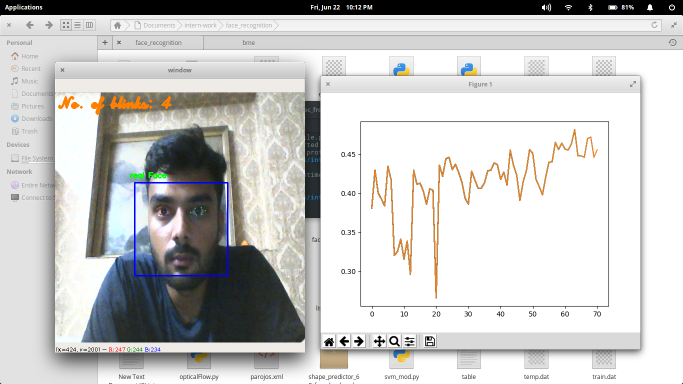
#> input picture eye-blinking.png, 1366 x 768 px, given in place of the camera (shown at 1/2 size)
$ python generate.py
#> lines starting #> are read from the running program, lines starting #| are printed output that depends on the picture
import cv2

def generate():
    face_cascade = cv2.CascadeClassifier('./cascades/haarcascade_frontalface_default.xml')
    eye_cascade = cv2.CascadeClassifier('./cascades/haarcascade_eye.xml')
    camera = cv2.VideoCapture(0)
    count=0
    while (True):
        ret, frame = camera.read()
#> frame is the input picture: shape (768, 1366, 3); mean B, G, R 200.3, 201.5, 201.6

        gray = cv2.cvtColor(frame, cv2.COLOR_BGR2GRAY)
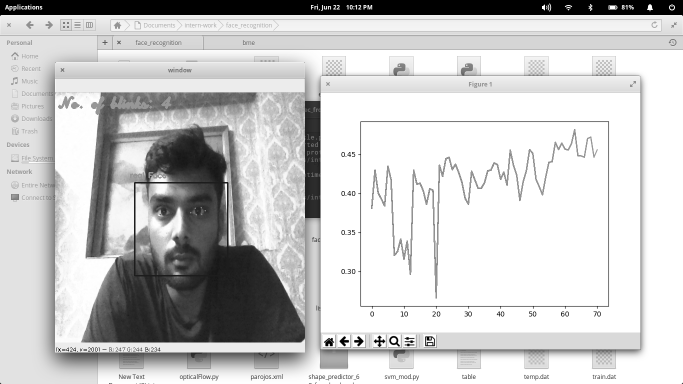
#> gray: shape (768, 1366) (shown at 1/2 size); min 0, max 255, mean 201.4
        faces = face_cascade.detectMultiScale(gray, 1.3, 5)
#> faces = ()
        for (x, y, w, h) in faces:
            img = cv2.rectangle(frame, (x, y), (x + w, y + h), (255, 0, 0), 5)
            f=cv2.resize(gray[y:y+h,x:x+w],(200,200))
            cv2.imwrite('./data/abhishek/%s.pgm'%str(count),f)
            count=count+1
#> this loop made 0 passes
#> after the loop, count = 0
        cv2.imshow("camera", frame)
        if cv2.waitKey(1000 / 12) & 0xff == ord("q"):
#> (key q is pressed here)
            break
    camera.release()
    cv2.destroyAllWindows()

if __name__ =="__main__":
    generate()

$ run again, on face-detection.png
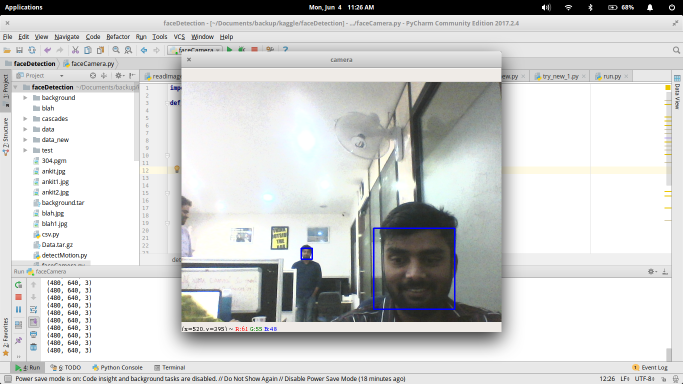
#> input picture face-detection.png, 1366 x 768 px, given in place of the camera (shown at 1/2 size)
#> in generate, frame is the input picture: shape (768, 1366, 3); mean B, G, R 205.3, 206, 204.9
#> faces = [[744, 453, 169, 169]]
#> the loop in generate, `for (x, y, w, h) in faces:` made 1 pass
#> (x, y, w, h, count) on pass 1: (744, 453, 169, 169, 1)
#> pass 1, in generate, `f=cv2.resize(gray[y:y+h,x:x+w],(200,200))`:
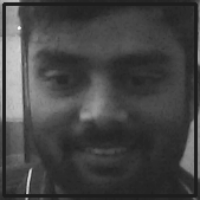
#> f: shape (200, 200); min 29, max 247, mean 67.9
#> after the loop in generate, `for (x, y, w, h) in faces:`: count = 1
